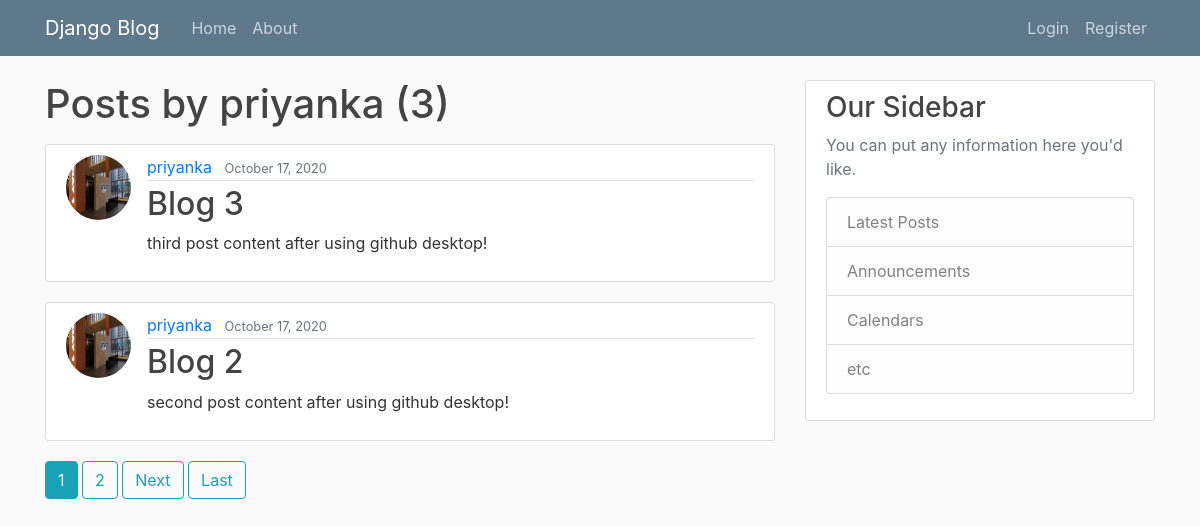
Page /user/priyanka on the earlier database version.
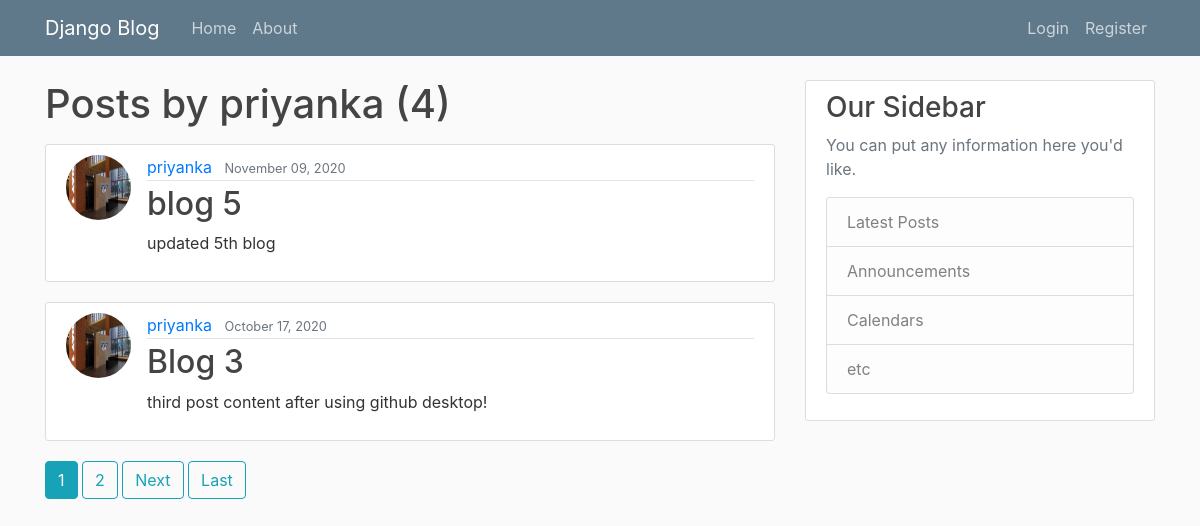
Same page on the later database version.
### blog/models.py (models this page shows, shortened)
class Post(models.Model):
    title = models.CharField(max_length=100)
    content = models.TextField()
    date_posted = models.DateTimeField(default=timezone.now)
    author = models.ForeignKey(User, on_delete=models.CASCADE)

### users/models.py (models this page shows, shortened)
class Profile(models.Model):
    user = models.OneToOneField(User, on_delete=models.CASCADE)
    image = models.ImageField(default='default.jpg', upload_to='profile_pics')

### blog/views.py (the view)
# urls.py: path('user/<str:username>', UserPostListView.as_view(), name='user-posts'),
class UserPostListView(ListView):
    model = Post
    template_name = 'blog/user_posts.html'  # <app>/<model>_<viewtype>.html
    context_object_name = 'posts'
    paginate_by = 2
    def get_queryset(self):
        user = get_object_or_404(User, username=self.kwargs.get('username'))
        return Post.objects.filter(author=user).order_by('-date_posted')

### blog/templates/blog/user_posts.html (shortened to what this page needs)
{% extends "blog/base.html" %}
{% block content %}
<h1 class="mb-3">Posts by {{ view.kwargs.username }} ({{ page_obj.paginator.count }})</h1>
{% for post in posts %}
<article class="media content-section">
    <img class="rounded-circle article-img" src="{{ post.author.profile.image.url }}">
    <div class="media-body">
        <div class="article-metadata">
            <a class="mr-2" href="{% url 'user-posts' post.author.username %}">{{ post.author }}</a>
            <small class="text-muted">{{ post.date_posted|date:"F d, Y" }}</small>
        </div>
        <h2><a class="article-title" href="{% url 'post-detail' post.id %}">{{ post.title }}</a></h2>
        <p class="article-content">{{ post.content }}</p>
    </div>
</article>
{% endfor %}
{% if is_paginated %}
{% for num in page_obj.paginator.page_range %}
{% if page_obj.number == num %}
<a class="btn btn-info mb-4" href="?page={{ num }}">{{ num }}</a>
{% elif num > page_obj.number|add:'-3' and num < page_obj.number|add:'3' %}
<a class="btn btn-outline-info mb-4" href="?page={{ num }}">{{ num }}</a>
{% endif %}
{% endfor %}
{% if page_obj.has_next %}
<a class="btn btn-outline-info mb-4" href="?page={{ page_obj.next_page_number }}">Next</a>
<a class="btn btn-outline-info mb-4" href="?page={{ page_obj.paginator.num_pages }}">Last</a>
{% endif %}
{% endif %}
{% endblock content %}

### blog/templates/blog/base.html (shortened to what this page needs)
{% load static %}
<!DOCTYPE html>
<html>
<head>
  <link rel="stylesheet" href="https://stackpath.bootstrapcdn.com/bootstrap/4.5.2/css/bootstrap.min.css"
>
  <link rel="stylesheet" type="text/css" href="{% static 'blog/main.css' %}">
</head>
<body>
  <header class="site-header">
    <nav class="navbar navbar-expand-md navbar-dark bg-steel fixed-top">
      <div class="container">
        <a class="navbar-brand mr-4" href="{% url 'blog-home' %}">Django Blog</a>
        <div class="collapse navbar-collapse" id="navbarToggle">
          <div class="navbar-nav mr-auto">
            <a class="nav-item nav-link" href="{% url 'blog-home' %}">Home</a>
            <a class="nav-item nav-link" href="{% url 'blog-about' %}">About</a>
          </div>
          <div class="navbar-nav">
            {% if user.is_authenticated %}
            <a class="nav-item nav-link" href="{% url 'post-create' %}">New Post</a>
            <a class="nav-item nav-link" href="{% url 'profile' %}">Profile</a>
            <a class="nav-item nav-link" href="{% url 'logout' %}">Logout</a>
            {% else %}
            <a class="nav-item nav-link" href="{% url 'login' %}">Login</a>
            <a class="nav-item nav-link" href="{% url 'register' %}">Register</a>
            {% endif %}
          </div>
        </div>
      </div>
    </nav>
  </header>
  <main role="main" class="container">
    <div class="row">
      <div class="col-md-8">
        {% block content %}{% endblock %}
      </div>
      <div class="col-md-4">
        <div class="content-section">
          <h3>Our Sidebar</h3>
          <p class='text-muted'>You can put any information here you'd like.
          <ul class="list-group">
            <li class="list-group-item list-group-item-light">Latest Posts</li>
            <li class="list-group-item list-group-item-light">Announcements</li>
            <li class="list-group-item list-group-item-light">Calendars</li>
            <li class="list-group-item list-group-item-light">etc</li>
          </ul>
          </p>
        </div>
      </div>
    </div>
  </main>
</body>
</html>

### blog/static/blog/main.css (style rules this page uses)
body { background: #fafafa; color: #333333; margin-top: 5rem; }
h1, h2, h3, h4, h5, h6 { color: #444444; }
ul { margin: 0; }
.bg-steel { background-color: #5f788a; }
.site-header .navbar-nav .nav-link { color: #cbd5db; }
.content-section { background: #ffffff; padding: 10px 20px; border: 1px solid #dddddd; border-radius: 3px; margin-bottom: 20px; }
.article-title { color: #444444; }
.article-content { white-space: pre-line; }
.article-img { height: 65px; width: 65px; margin-right: 16px; }
.article-metadata { padding-bottom: 1px; margin-bottom: 4px; border-bottom: 1px solid #e3e3e3 }

Differences in the rows shown:
no longer on this page (row unchanged): Post: author.profile.image (picture), author "priyanka", date_posted "October 17, 2020", title "Blog 2", content "second post content after using github desktop!"
added Post: author.profile.image (picture), author "priyanka", date_posted "November 09, 2020", title "blog 5", content "updated 5th blog"
Other differences:
{{ page_obj.paginator.count }}: "3" → "4"
